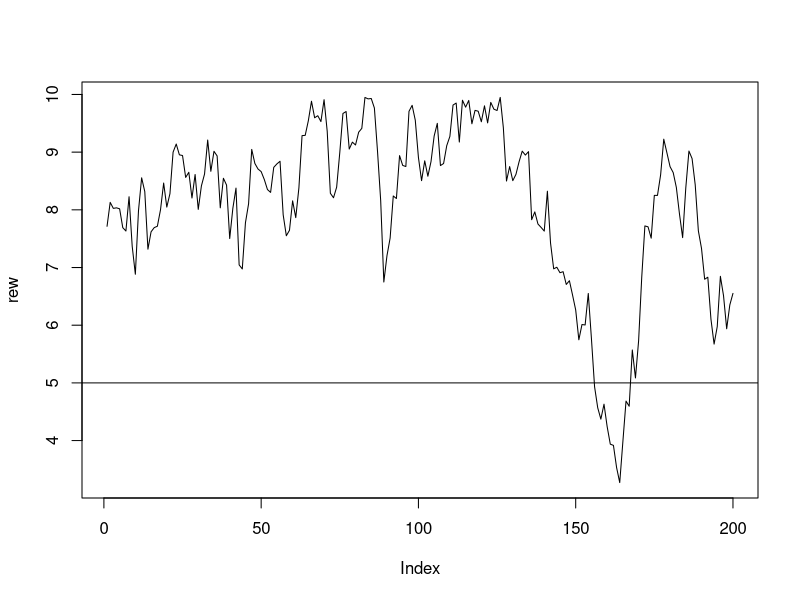
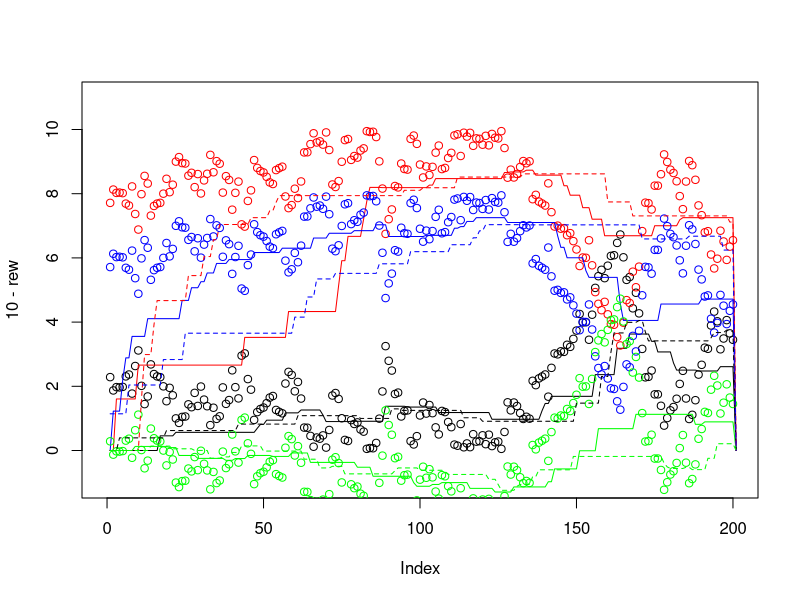
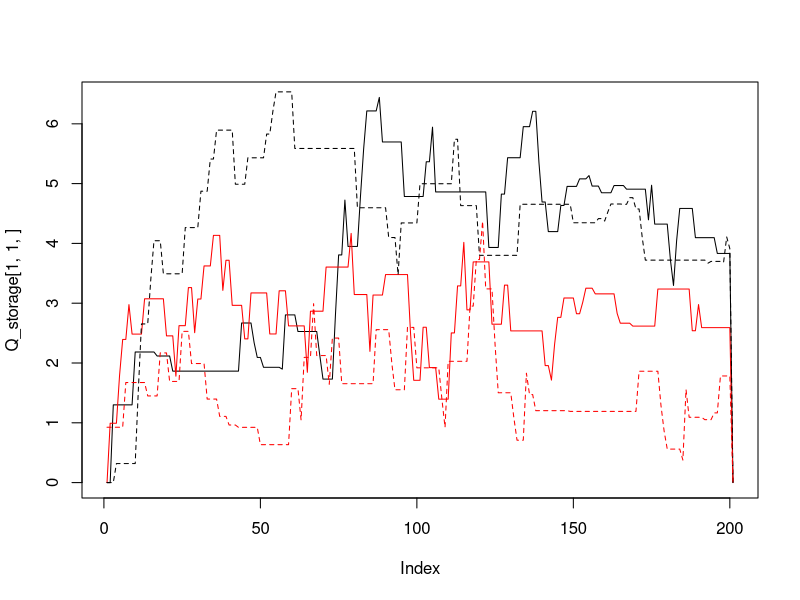

The R script that drew these images, in order:
library(truncnorm)

# This is a Sarsa RL model to compute the optimal choiches in a simple game
# There are two states. In each state there are two options. The two options lead deterministically to one of the two pay-offs
# The pay-offs are static
# Variables
ntrial <- 200 # Total number of trials

# Rewards function
min_reward = 0
max_reward= 10
rew <- rep(0.0,ntrial)
rew[1] <- runif(1,min_reward,max_reward)
for(t in 2:ntrial) {
  rew[t] <- rtruncnorm(1,mean=rew[t-1],sd=.5,a=min_reward,b=max_reward)
}
plot(rew,type="l")
abline(h=5)

# define the task
states <- 1:10
actions <- 1:12
nstate <- length(states)
naction <- length(actions)
# initial state probabilities at the start of an episode
ps_0 <- rep(0.0,nstate)
ps_0[1:2] <- .5
# the following is an array with transition probabilities: [s,a,s'] (from (s,a) -> s')
s_sa <- array(0.0,dim=c(nstate,naction,nstate))
s_sa[1,1,3] <- s_sa[1,2,4] <- s_sa[2,3,5] <- s_sa[2,4,6] <- 1.0
s_sa[3,5,7] <- s_sa[3,6,8] <- s_sa[4,7,9] <- s_sa[4,8,10] <- 1.0
s_sa[5,9,7] <- s_sa[5,10,8] <- s_sa[6,11,9] <- s_sa[6,12,10] <- 1.0
# reward_function 
reward_function <- function(previous_state,previous_action,current_state,current_trial,rewards=rew) {
  reward <- 0
  if(current_state == 7) reward <- rewards[current_trial]
  if(current_state == 8) reward <- 10 - rewards[current_trial]
  if(current_state == 9) reward <- rewards[current_trial] - 2
  if(current_state == 10) reward <- 10 - rewards[current_trial] - 2 
  return(reward)
}
# allowed actions
a_s <- rbind(
  c(1,1,0,0,0,0,0,0,0,0,0,0),
  c(0,0,1,1,0,0,0,0,0,0,0,0),
  c(0,0,0,0,1,1,0,0,0,0,0,0),
  c(0,0,0,0,0,0,1,1,0,0,0,0),
  c(0,0,0,0,0,0,0,0,1,1,0,0),
  c(0,0,0,0,0,0,0,0,0,0,1,1),
  c(0,0,0,0,0,0,0,0,0,0,0,0),
  c(0,0,0,0,0,0,0,0,0,0,0,0),
  c(0,0,0,0,0,0,0,0,0,0,0,0),
  c(0,0,0,0,0,0,0,0,0,0,0,0)
)

# SARSA learning
# Control parameters
alpha <- .2 # learning rate
beta <- 1 # softmax inverse temperature
lambda <- 0.9 # eligibility trace decay
gamma <- 0.90 # discount factor
# Q values
Q <- array(0.0,dim=c(nstate,naction))
# eligibiility traces
eligibility <- Q
# storing the end-of-episode Q values for later
Q_storage <- array(0.0,dim=c(nstate,naction,ntrial+1))

# simulation

for(t in 1:ntrial) {
  # reset eligibility traces
  eligibility[] <- 0
  # draw initial state
  next_state <- sample(states,size=1,prob=ps_0)
  # determine initial action
  p_act <- rep(0.0,length(actions))
  focalQ <- exp(beta*Q[which(states == next_state),a_s[which(states == next_state),]])
  p_act[as.logical(a_s[which(states == next_state),])] <- focalQ/sum(focalQ)
  next_action <- sample(actions,size=1,prob=p_act) # sample action with probabilities
  # start cycling through task until an end state is reached
  terminate <- FALSE
  while(!terminate) {
    # "take the current action"
    current_state <- next_state
    current_action <- next_action
    # determine next state
    next_state <- sample(states,size=1,prob=s_sa[current_state,current_action,])
    # "observe" reward received by transitioning to next_state
    current_reward <- reward_function(current_state,current_action,next_state,t)
    # are we transitioning to a terminal state?
    if(sum(a_s[which(states == next_state),]) == 0) {
      terminate <- TRUE
      next_action <- NA
    } else {
      # determine next action
      p_act <- rep(0.0,length(actions))
      focalQ <- exp(beta*Q[which(states == next_state),a_s[which(states == next_state),]])
      p_act[as.logical(a_s[which(states == next_state),])] <- focalQ/sum(focalQ)
      next_action <- sample(actions,size=1,prob=p_act) # sample action with probabilities
    }
    # compute 'Q error'
    delta <- current_reward + ifelse(!is.na(next_action),gamma*Q[next_state,next_action],0) - Q[current_state,current_action]
    # update eligibility trace
    eligibility[current_state,current_action] <- eligibility[current_state,current_action] + 1
    Q <- Q + alpha*delta*eligibility
    eligibility <- eligibility*gamma*lambda
  }
  Q_storage[,,t] <- Q
}

plot(10 - rew, xlim=c(0,200), ylim=c(-1,11))
lines(Q_storage[3,6,])
points(rew,col="red")
lines(Q_storage[3,5,],col="red")
points(rew-2, col="blue")
lines(Q_storage[4,7,],col="blue")
points(8 - rew, col="green")
lines(Q_storage[4,8,],col="green")
lines(Q_storage[5,10,],lty=2)
lines(Q_storage[5,9,],col="red",lty=2)
lines(Q_storage[6,11,],col="blue",lty=2)
lines(Q_storage[6,12,],col="green",lty=2)

plot(Q_storage[1,1,],type="l")
lines(Q_storage[1,2,],col="red")
lines(Q_storage[2,3,],lty=2)
lines(Q_storage[2,4,],col="red",lty=2)
